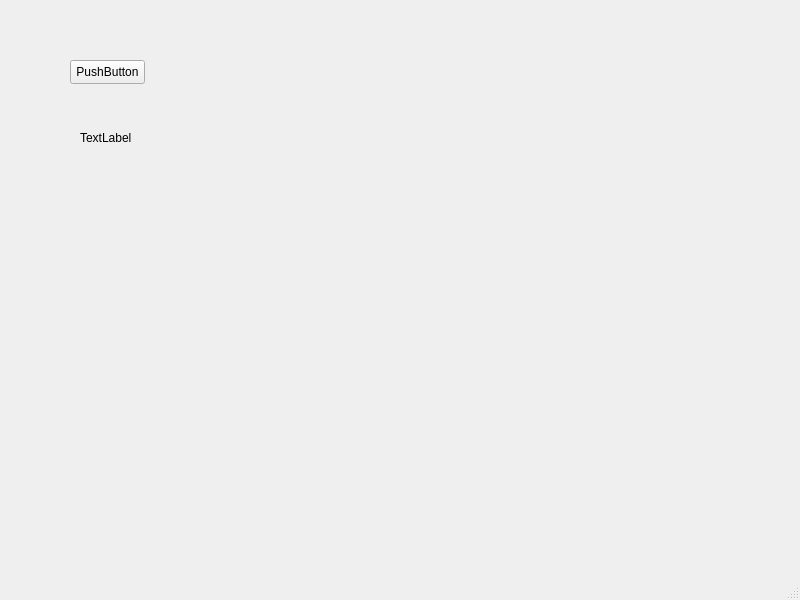
<?xml version="1.0" encoding="UTF-8"?>
<ui version="4.0">
 <class>MainWindow</class>
 <widget class="QMainWindow" name="MainWindow">
  <property name="geometry">
   <rect>
    <x>0</x>
    <y>0</y>
    <width>800</width>
    <height>600</height>
   </rect>
  </property>
  <property name="windowTitle">
   <string>MainWindow</string>
  </property>
  <widget class="QWidget" name="centralwidget">
   <widget class="QPushButton" name="pushButton">
    <property name="geometry">
     <rect>
      <x>70</x>
      <y>60</y>
      <width>75</width>
      <height>24</height>
     </rect>
    </property>
    <property name="text">
     <string>PushButton</string>
    </property>
   </widget>
   <widget class="QLabel" name="label">
    <property name="geometry">
     <rect>
      <x>80</x>
      <y>130</y>
      <width>161</width>
      <height>16</height>
     </rect>
    </property>
    <property name="text">
     <string>TextLabel</string>
    </property>
   </widget>
  </widget>
  <widget class="QMenuBar" name="menubar">
   <property name="geometry">
    <rect>
     <x>0</x>
     <y>0</y>
     <width>800</width>
     <height>22</height>
    </rect>
   </property>
  </widget>
  <widget class="QStatusBar" name="statusbar"/>
 </widget>
 <resources/>
 <connections/>
</ui>
